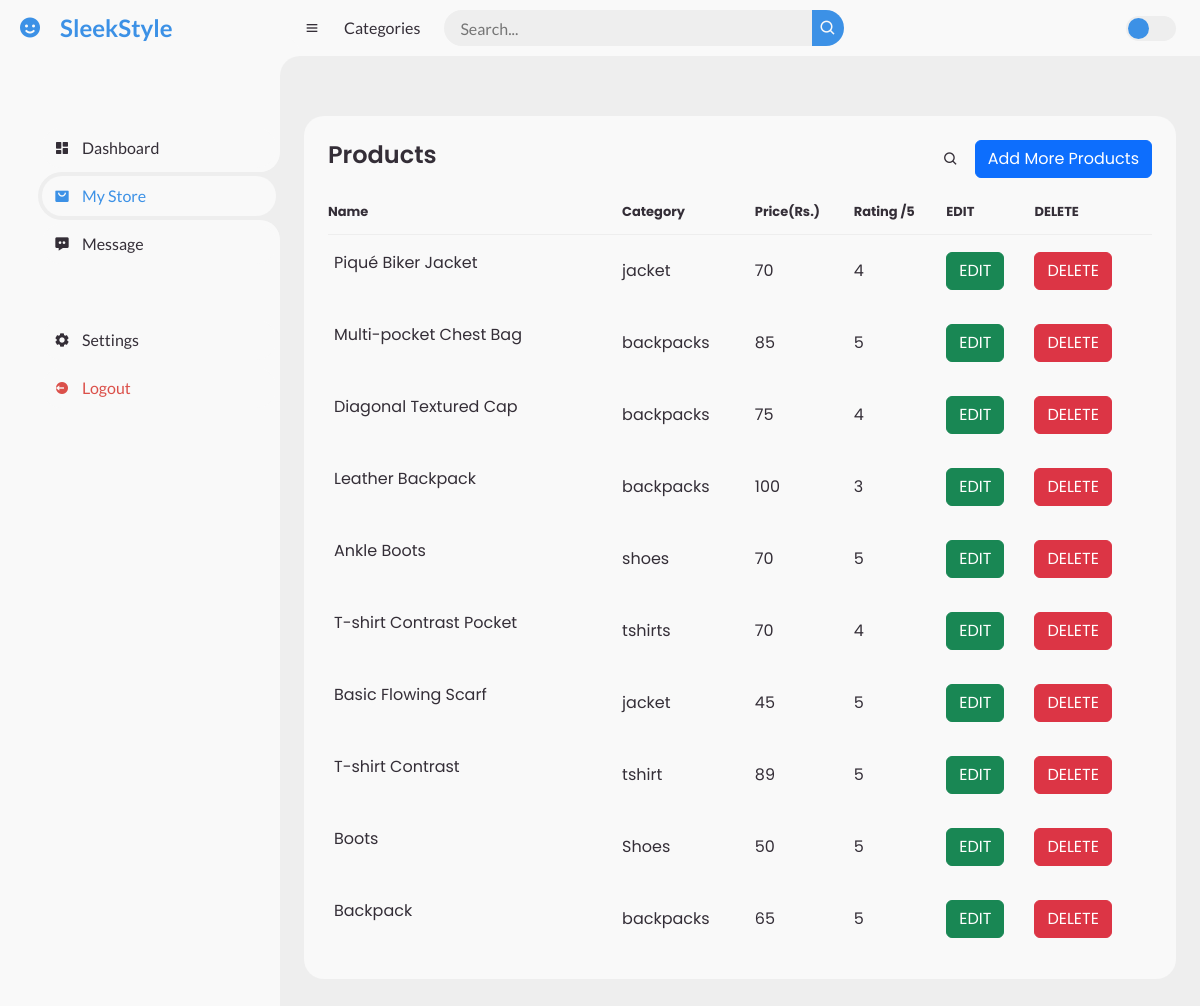
The app's page /admin/add_product.php (signed in) with its own data.
### tables this page shows
CREATE TABLE `products` (
  `id` int(11) NOT NULL,
  `name` varchar(255) NOT NULL,
  `rating` int(11) NOT NULL,
  `price` decimal(10,0) NOT NULL,
  `category` varchar(255) NOT NULL,
  `image` varchar(255) NOT NULL,
  `label` varchar(255) NOT NULL,
  `description` varchar(255) NOT NULL,
  `sizes` varchar(255) NOT NULL
);

### admin/add_product.php (the view, shortened to what this page needs)
<?php
include '../dbcon.php';
?>
<!DOCTYPE html>
<html lang="en">
<head>
	<link href='https://unpkg.com/boxicons@2.0.9/css/boxicons.min.css' rel='stylesheet'>
    <link href="https://cdn.jsdelivr.net/npm/bootstrap@5.3.2/dist/css/bootstrap.min.css" rel="stylesheet">
	<link rel="stylesheet" href="style.css">
</head>
<body>
	<section id="sidebar">
		<a href="#" class="brand">
			<i class='bx bxs-smile'></i>
			<span class="text">SleekStyle</span>
		</a>
		<ul class="side-menu top">
			<li >
				<a href="index.php">
					<i class='bx bxs-dashboard' ></i>
					<span class="text">Dashboard</span>
				</a>
			</li>
			<li class="active">
				<a href="add_product.php">
					<i class='bx bxs-shopping-bag-alt' ></i>
					<span class="text">My Store</span>
				</a>
			</li>
			<li>
				<a href="feedback.php">
					<i class='bx bxs-message-dots' ></i>
					<span class="text">Message</span>
				</a>
			</li>
		</ul>
		<ul class="side-menu">
			<li>
				<a href="profile.php">
					<i class='bx bxs-cog' ></i>
					<span class="text">Settings</span>
				</a>
			</li>
			<li>
				<a href="../logout.php" class="logout">
					<i class='bx bxs-log-out-circle' ></i>
					<span class="text">Logout</span>
				</a>
			</li>
		</ul>
	</section>
	<section id="content">
		<nav>
			<i class='bx bx-menu' ></i>
			<a href="#" class="nav-link">Categories</a>
			<form action="#">
				<div class="form-input">
					<input type="search" placeholder="Search...">
					<button type="submit" class="search-btn"><i class='bx bx-search' ></i></button>
				</div>
			</form>
			<label for="switch-mode" class="switch-mode"></label>
		</nav>
		<main>
			<div class="head-title">
            <div class="table-data">
				<div class="order">
					<div class="head">
						<h3>Products</h3>
						<i class='bx bx-search' ></i>
                        <button type="button" class="btn btn-primary" data-bs-toggle="modal" data-bs-target="#exampleModal" data-bs-whatever="@mdo">Add More Products</button>
					</div>
                    <?php
$sqlRecentOrders = "SELECT * FROM products";
$resultRecentOrders = $conn->query($sqlRecentOrders);
?>
					<table>
						<thead>
							<tr>
								<th>Name</th>
								<th>Category</th>
                                <th>Price(Rs.)</th>
                                <th>Rating /5</th>
                                <th>EDIT</th>
                                <th>DELETE</th>
							</tr>
						</thead>
                        <tbody>
                            <?php while ($row = $resultRecentOrders->fetch_assoc()): ?>
                                <tr>
                                    <td>
                                        <p><?php echo $row['name']; ?></p>
                                    </td>
                                    <td><?php echo $row['category']; ?></td>
                                    <td><?php echo $row['price']; ?></td>
                                    <td><?php echo $row['rating']; ?></td>
                                    <form action="add.php" method="post">
                                    <td> <button type="submit" name="edit" class="btn btn-success">EDIT</button></td>
                                    <td> <button type="submit" name="delete" class="btn btn-danger">DELETE</button></td>
                                    </form>
                                </tr>
                            <?php endwhile; ?>
                        </tbody>
					</table>
				</div>
			</div>
		</main>
	</section>
</body>
</html>

### records on screen
products: name "Piqué Biker Jacket", category "jacket", price "70", rating "4"
products: name "Multi-pocket Chest Bag", category "backpacks", price "85", rating "5"
products: name "Diagonal Textured Cap", category "backpacks", price "75", rating "4"
products: name "Leather Backpack", category "backpacks", price "100", rating "3"
products: name "Ankle Boots", category "shoes", price "70", rating "5"
products: name "T-shirt Contrast Pocket", category "tshirts", price "70", rating "4"
products: name "Basic Flowing Scarf", category "jacket", price "45", rating "5"
products: name "T-shirt Contrast", category "tshirt", price "89", rating "5"
products: name "Boots", category "Shoes", price "50", rating "5"
products: name "Backpack", category "backpacks", price "65", rating "5"
